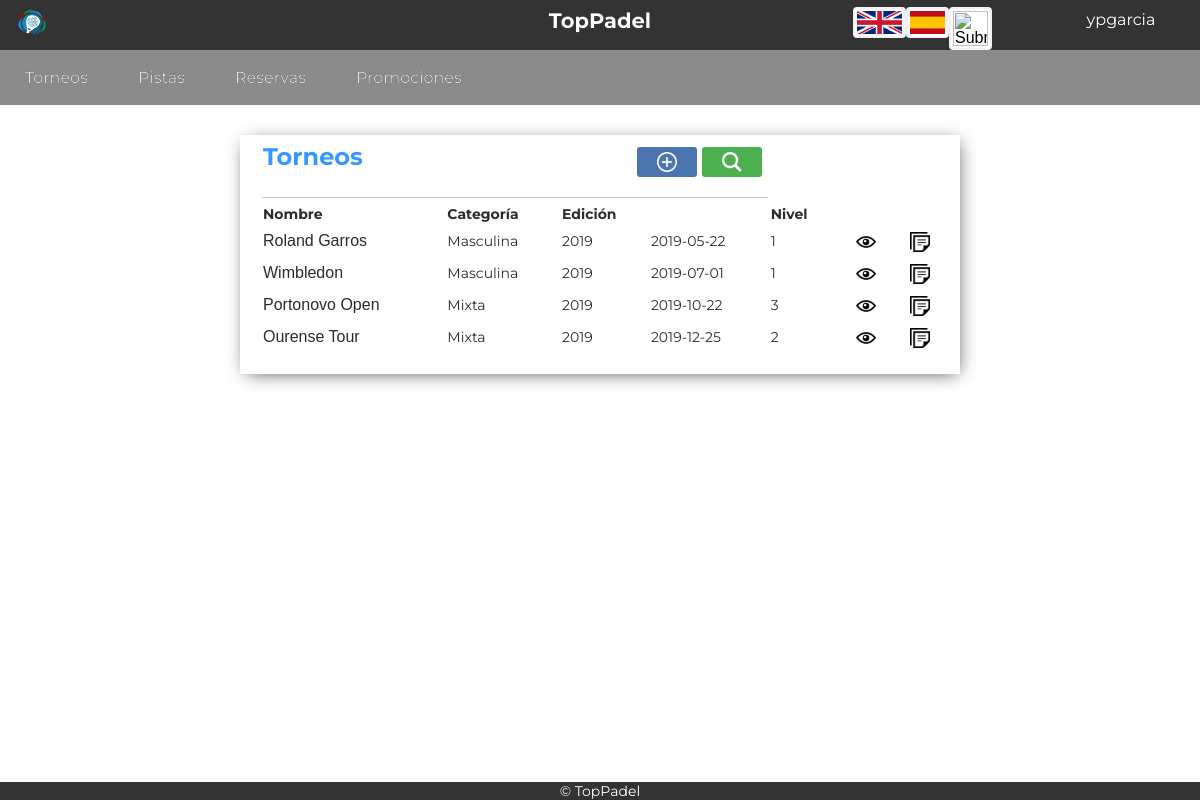
The page /Controllers/Torneos_Controller.php (signed in) on the database its author committed.
### tables this page shows
CREATE TABLE `torneo` (
  `ID_Torneo` tinyint(5) NOT NULL,
  `nombre` varchar(45) NOT NULL,
  `categoria` varchar(15) NOT NULL,
  `fecha` date NOT NULL,
  `edicion` int(5) NOT NULL,
  `nivel` int(5) NOT NULL
);

### Models/Torneos_Model.php (called while the page is built, shortened)
<?php
class Torneos_Model{
	function __construct ($ID_Torneo,$nombre,$categoria,$edicion,$fecha,$nivel){
		include_once 'Access_DB.php';
		$this->mysqli = ConnectDB();
		}
function searchPorCategoria(){
	     $sql = "SELECT *
       			FROM torneo
    			WHERE
    				(
					(`categoria` LIKE '".$_SESSION['sexo']."') OR  (`categoria` LIKE 'Mixta')
    				)";
    if (!($resultado = $this->mysqli->query($sql))){
		return 'Error en la búsqueda';
	}
    else{
		return $resultado;
	}
}
}
?>

### Models/Access_DB.php (called while the page is built)
<?php
function ConnectDB()
{
    $mysqli = new mysqli("localhost", "todolist", "todolist", "todolist");
	if ($mysqli->connect_errno) {
		include './MESSAGE.php';
		new MESSAGE("Fallo al conectar a MySQL: (" . $mysqli->connect_errno . ") " . $mysqli->connect_error, './index.php');
		return false;
	}
	else{
		return $mysqli;
	}
}
?>

### Views/Torneos_SHOWALL_View.php (the view, shortened to what this page needs)
<?php
include_once '../Views/Header.php';
 class Torneos_SHOWALL{
	var $datos;
	function __construct($datos,$enlace){
		$this -> datos = $datos;
		$this -> mostrar();
	}
	function mostrar(){
?>
	<div class="showall">
		<table class="showAllUsers">
			<tr><th class="title" colspan="4"><?php echo $strings['Torneos']; ?>
			<form class="tableActions" action="../Controllers/Torneos_Controller.php" method="">
			<button class="buscar-little" name="action" value="Confirmar_SEARCH1" type="submit"></button>
			<button class="anadir-little"  name="action" value="Confirmar_ADD" type="submit"></button>
			</form></th></tr>
			<tr>
				<th><?php echo $strings['Nombre']; ?></th>
				<th><?php echo $strings['Categoria']; ?></th>
				<th><?php echo $strings['Edicion']; ?></th>
				<th><?php echo $strings['Fecha limite']; ?></th>
				<th><?php echo $strings['Nivel']; ?></th>
				<th></th>
			</tr>
		<?php
			while($fila = $this ->datos->fetch_array()){
		?>
			<tr>
				<form action="../Controllers/Torneos_Controller.php" method="post" name="action" >
					<td><button class="tarea" name="action" value="Confirmar_SHOWTORNEO"><?php echo $fila['nombre']; ?></button></td>
					<td><?php echo $fila['categoria']; ?></td>
					<td><?php echo $fila['edicion']; ?></td>
					<td><?php echo $fila['fecha']; ?></td>
					<td><?php echo $fila['nivel']; ?></td>
					<td style="text-align:right">
						<button class="add" name="action" value="Confirmar_SHOWCURRENT" type="submit"></button>
					</td>
				</form>
				<form action="../Controllers/Inscripcion_Controller.php" method="post" name="action" >
					<td style="text-align:right">
						<button class="inscripcion" name="action" value="Confirmar_INSCRIPCION1" type="submit"></button>
					</td>
					</form>
			</tr>
		<?php
			}
		?>
		</table>
	</div>
<?php
    }
}
?>
<footer>
	<?php include '../Views/Footer.php'; ?>

### Views/css/style.css (style rules this page uses)
form { font-size:14px; color:#2b2b2b; width:50%; margin-left:auto; margin-right:auto; margin-top:50px; padding: 20px 40px 20px 20px; box-shadow: 2px 3px 18px -5px rgba(0,0,0,0.75); }
.showAllUsers { font-size:14px; color:#2b2b2b; width:60%; margin-left:auto; margin-right:auto; margin-top:30px; margin-bottom: 35px; padding: 0px 20px 20px 20px; box-shadow: 2px 3px 18px -5px rgba(0,0,0,0.75); }
.title { text-align:left; font-size:24px; font-weight:bold; border-bottom: 1px solid rgba(114, 114, 114, 0.411); color:#39F; padding-bottom: 20px; }
th { padding-top: 5px; text-align: left; }
button { background-size: 20px 20px; background-position: center; background-repeat: no-repeat; margin-top: 25px; margin-right: 30px; border: none; color: white; padding: 20px 35px; text-align: center; font-size: 16px; cursor: pointer; border-radius: 3px; background-color:green; }
.buscar-little { vertical-align: text-bottom; float: right; margin-top: 5px; margin-right: 5px; padding: 15px 30px; background-image: url(../img/buscar.png); background-color: #4CAF50; }
.anadir-little { vertical-align: text-bottom; float: right; margin-top: 5px; margin-right: 5px; padding: 15px 30px; background-image: url(../img/anadir.png); background-color: rgb(76, 116, 175); }
.add { background-image: url(../img/ver.png); background-color: Transparent; background-repeat:no-repeat; border: none; cursor:pointer; overflow: hidden; outline:none; margin-top: 5px; margin-right: 2px; padding: 10px 15px; margin-bottom: 3px; }
.inscripcion { background-image: url(../img/note.png); background-color: Transparent; background-repeat:no-repeat; border: none; cursor:pointer; overflow: hidden; outline:none; margin-top: 5px; margin-right: 2px; padding: 10px 15px; margin-bottom: 3px; }
.tableActions { display: contents; }
.tarea { background-color: transparent; padding: 0; margin: 0; color:#2b2b2b; }

### rows shown on the page
torneo: nombre "Roland Garros", categoria "Masculina", edicion "2019", fecha "2019-05-22", nivel "1"
torneo: nombre "Wimbledon", categoria "Masculina", edicion "2019", fecha "2019-07-01", nivel "1"
torneo: nombre "Portonovo Open", categoria "Mixta", edicion "2019", fecha "2019-10-22", nivel "3"
torneo: nombre "Ourense Tour", categoria "Mixta", edicion "2019", fecha "2019-12-25", nivel "2"

### other values the page prints
$_SESSION['login'] "ypgarcia"
$strings['Torneos'] "Torneos"
$strings['Pistas'] "Pistas"
$strings['Reservas'] "Reservas"
$strings['Promociones'] "Promociones"
$strings['Nombre'] "Nombre"
$strings['Categoria'] "Categoría"
$strings['Edicion'] "Edición"
$strings['Nivel'] "Nivel"
